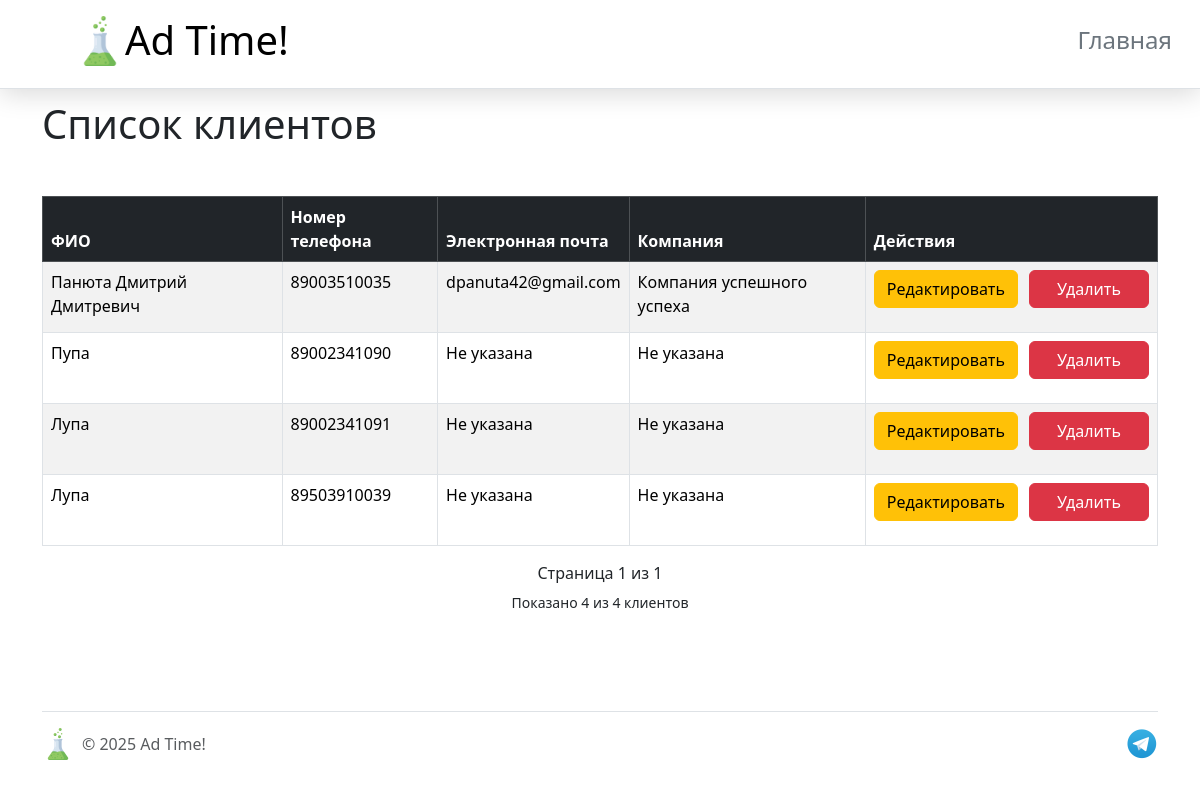
/list-customers, run on the app's committed database.
### models.py (models this page shows, shortened)
class Customer(db.Model):
    __tablename__ = 'customers'
    id = db.Column(db.Integer, primary_key=True)
    name = db.Column(db.String(125), nullable=False)
    date_of_birth = db.Column(db.Date)
    phone_number = db.Column(
        db.String(11), nullable=False, unique=True)
    email = db.Column(db.String(100))
    company = db.Column(db.String(100))

### app.py (the view)
@app.route('/list-customers')
def list_customers():
    page = request.args.get('page', 1, type=int)
    customers = Customer.query.paginate(
        page=page,
        per_page=10,
        error_out=False
    )
    app.logger.info(
        f"The page with customers has been loaded. Page {page}, total pages: {customers.pages}")
    return render_template('list_customers.html', customers=customers)

### templates/list_customers.html (shortened to what this page needs)
{% extends 'base.html' %}
{% block content %}
<h1>Список клиентов</h1>
{% if customers %}
<table class="table mt-5 table-bordered table-striped table-hover">
    <thead class="table-dark">
        <tr>
            <th>ФИО</th>
            <th>Номер телефона</th>
            <th>Электронная почта</th>
            <th>Компания</th>
            <th>Действия</th>
        </tr>
    </thead>
    <tbody>
        {% for customer in customers %}
        <tr>
            <td>{{ customer.name }}</td>
            <td>{{ customer.phone_number }}</td>
            <td>{% if customer.email %}
                    {{ customer.email }}
                {% else %}
                    Не указана
                {% endif %}
            </td>
            <td>{% if customer.company %}
                    {{ customer.company }}
                {% else %}
                    Не указана
                {% endif %}</td>
            <td class="text-center">
                <div class="btn-group" role="group">
                    <a href="{{ url_for('update_customer', customer_id=customer.id) }}" class="btn btn-warning rounded">Редактировать</a>
                    <a href="{{ url_for('delete_customer', customer_id=customer.id) }}"
                    class="btn btn-danger rounded"
                    onclick="return confirm('Вы уверены, что хотите удалить этого клиента?')">Удалить</a>
                </div>
            </td>
        </tr>
        {% endfor %}
        </html>
    <div style="margin-top: 20px; text-align: center;">
        <span style="position: relative;margin: 0 20px; top: -5px">Страница {{ customers.page }} из {{ customers.pages }}</span>
    </div>
    <p style="text-align: center">
        <small>Показано {{ customers.items|length }} из {{ customers.total }} клиентов</small>
    </p>
{% else %}
    <div class="alert alert-info mt-4">
        <p class="mb-0">На данный момент в базе нет ни одного клиента. <a href="{{ url_for('add_customer') }}" class="alert-link">Добавить нового клиента</a>.</p>
    </div>
    {% endif %}
{% endblock %}

### static/css/main.css (style rules this page uses)
body { margin: 0; padding: 0; }
.btn { margin-bottom: 16px; }
.btn-group { display: flex; justify-content: center; gap: 12px; }
.btn { padding: 8px 16px; font-size: 1rem; min-width: 120px; }

### data on the page
Customer: name "Панюта Дмитрий Дмитревич", phone_number "89003510035", email "dpanuta42@gmail.com", company "Компания успешного успеха"
Customer: name "Пупа", phone_number "89002341090", email "Не указана", company "Не указана"
Customer: name "Лупа", phone_number "89002341091", email "Не указана", company "Не указана"
Customer: name "Лупа", phone_number "89503910039", email "Не указана", company "Не указана"

### other printed values
{{ customers.page }} "1"
{{ customers.pages }} "1"
{{ customers.items|length }} "4"
{{ customers.total }} "4"
